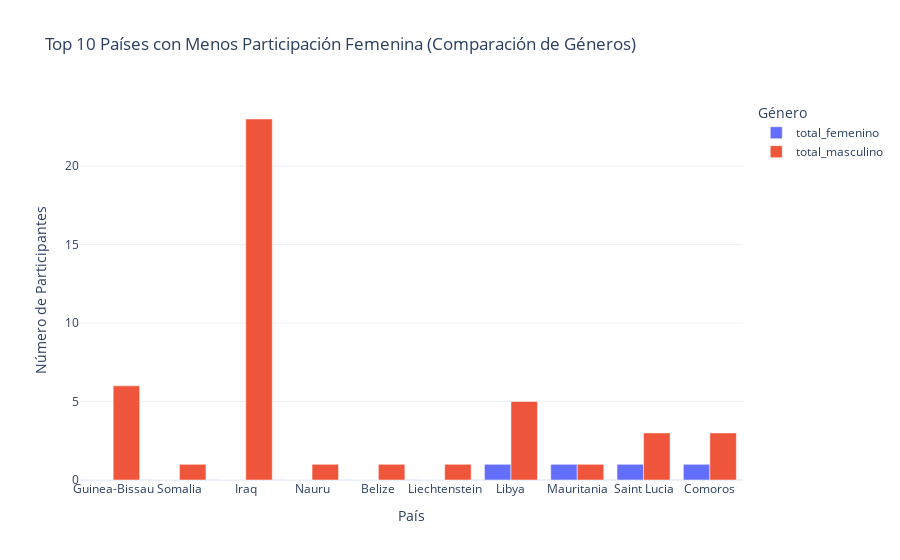

Here is the notebook cell this chart was saved with:
### Code cell
import pandas as pd
import pymysql
from sqlalchemy import create_engine
import getpass  # Para obtener la contraseña sin mostrar la entrada
import plotly.express as px

# Obtener la contraseña de forma segura
password = getpass.getpass(prompt="Introduce la contraseña de MySQL: ")

# Configuración de la base de datos y la conexión
bd = "deportesdb"
connection_string = f'mysql+pymysql://root:{password}@localhost/{bd}'
engine = create_engine(connection_string)

# Consulta SQL para obtener el top 10 países con menos participación femenina
consulta = """
    SELECT 
    a.country,
    COUNT(CASE WHEN a.gender = 'Female' THEN 1 END) AS total_femenino,
    COUNT(CASE WHEN a.gender = 'Male' THEN 1 END) AS total_masculino
FROM Atletas a
GROUP BY a.country
ORDER BY total_femenino ASC
LIMIT 10
"""

# Leer la consulta SQL en un DataFrame
df = pd.read_sql(consulta, con=engine)

# Mostrar el DataFrame para verificar los resultados
print(df)

# Crear gráfico de barras interactivo con Plotly para comparar participantes masculinos y femeninos
fig = px.bar(df, x='country', y=['total_femenino', 'total_masculino'],
             title='Top 10 Países con Menos Participación Femenina (Comparación de Géneros)',
             labels={'value': 'Número de Participantes', 'variable': 'Género'},
             template='plotly_white')

# Ajustar el diseño del gráfico
fig.update_layout(xaxis_title='País', yaxis_title='Número de Participantes')
fig.update_layout(barmode='group')  # Agrupa las barras por país

# Mostrar el gráfico interactivo
fig.show()

### Figure 1 — Plotly figure (JSON) as saved in the notebook; plotly's stock layout.template omitted (floating-point values rounded to 4 significant figures)
{"data": [{"alignmentgroup": "True", "hovertemplate": "Género=total_femenino<br>country=%{x}<br>Número de Participantes=%{y}<extra></extra>", "legendgroup": "total_femenino", "marker": {"color": "#636efa", "pattern": {"shape": ""}}, "name": "total_femenino", "offsetgroup": "total_femenino", "orientation": "v", "showlegend": true, "textposition": "auto", "type": "bar", "x": ["Guinea-Bissau", "Somalia", "Iraq", "Nauru", "Belize", "Liechtenstein", "Libya", "Mauritania", "Saint Lucia", "Comoros"], "xaxis": "x", "y": [0, 0, 0, 0, 0, 0, 1, 1, 1, 1], "yaxis": "y"}, {"alignmentgroup": "True", "hovertemplate": "Género=total_masculino<br>country=%{x}<br>Número de Participantes=%{y}<extra></extra>", "legendgroup": "total_masculino", "marker": {"color": "#EF553B", "pattern": {"shape": ""}}, "name": "total_masculino", "offsetgroup": "total_masculino", "orientation": "v", "showlegend": true, "textposition": "auto", "type": "bar", "x": ["Guinea-Bissau", "Somalia", "Iraq", "Nauru", "Belize", "Liechtenstein", "Libya", "Mauritania", "Saint Lucia", "Comoros"], "xaxis": "x", "y": [6, 1, 23, 1, 1, 1, 5, 1, 3, 3], "yaxis": "y"}], "layout": {"barmode": "group", "legend": {"title": {"text": "Género"}, "tracegroupgap": 0}, "title": {"text": "Top 10 Países con Menos Participación Femenina (Comparación de Géneros)"}, "xaxis": {"anchor": "y", "domain": [0, 1], "title": {"text": "País"}}, "yaxis": {"anchor": "x", "domain": [0, 1], "title": {"text": "Número de Participantes"}}}}
